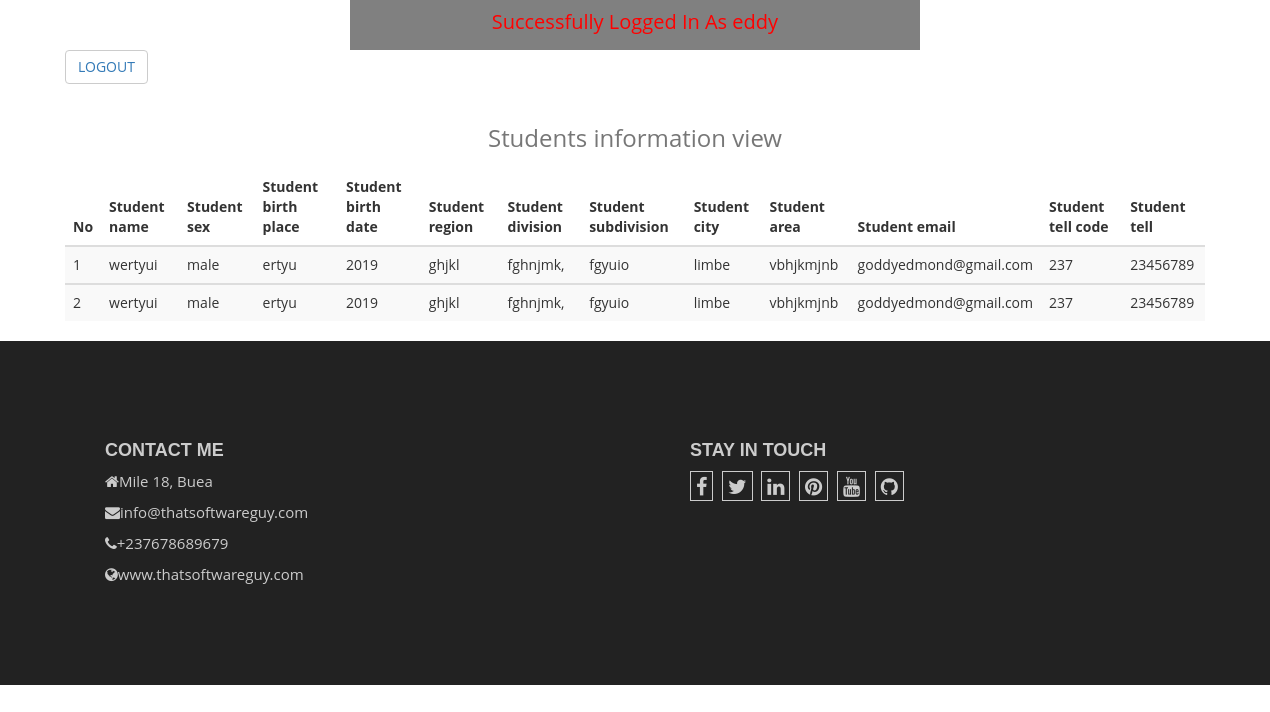
The app's page /student_info.php (signed in) with its own data.
### tables this page shows
CREATE TABLE `register_tb` (
  `id` int(255) NOT NULL,
  `Student_name` varchar(250) NOT NULL,
  `Sex` varchar(10) NOT NULL,
  `Student_birth_place` varchar(250) NOT NULL,
  `Student_birth_date` year(4) NOT NULL,
  `Student_region` varchar(50) NOT NULL,
  `Student_division` varchar(50) NOT NULL,
  `Student_subdivision` varchar(50) NOT NULL,
  `Student_city` varchar(50) NOT NULL,
  `Student_area` varchar(50) NOT NULL,
  `Student_email` varchar(50) NOT NULL,
  `Student_tell_code` int(50) NOT NULL,
  `Student_tell` int(50) NOT NULL,
  `Father_name` varchar(255) NOT NULL,
  `Father_code` int(10) NOT NULL,
  `Father_tell` int(50) NOT NULL,
  `Father_birth_place` varchar(250) NOT NULL,
  `Father_occupation` varchar(50) NOT NULL,
  `Mother_name` varchar(255) NOT NULL,
  `Mother_code` int(10) NOT NULL,
  `Mother_tell` int(50) NOT NULL,
  `Mother_birth_place` varchar(255) NOT NULL,
  `Mother_occupation` varchar(255) NOT NULL,
  `Gardian_name` varchar(255) NOT NULL,
  `Gardian_code` int(10) NOT NULL,
  `Gardian_tell` int(50) NOT NULL,
  `Gardian_birth_place` varchar(255) NOT NULL,
  `Gardian_occupation` varchar(255) NOT NULL
);

### student_info.php (the view, shortened to what this page needs)
<!DOCTYPE html>
<html>
<head>
    <link href="dist/css/bootstrap.min.css" rel="stylesheet">
    <link rel="stylesheet" type="text/css" href="font-awesome-4.6.3/css/font-awesome.min.css">
    <link href="dist/css/Students.css" rel="stylesheet">
    <link href="dist/css/animate.min.css" rel="stylesheet">
</head>
<body>
     <div class="container">
       <div style="color: red; margin-right: auto !important; margin-left: auto !important; text-align: center !important; font-size: 20px; width: 50%; height: 50px; background: gray; line-height: 220%;">
        <marquee> Successfully Logged In As <?php echo $_SESSION["user_name"]; ?> </marquee>
       </div>
       <div>
         <button  class="btn btn-default" style=""><a href="logout.php">Logout</a></button>
       </div>
     </div>
  	 <div class="container" style="margin-top:1%;">
      <table class="table table-striped">
        <caption style="text-align: center;"><h3>Students information view</h3></caption>
        <thead>
          <tr>
            <th>No</th>
            <th>Student name</th>
            <th>Student sex</th>
            <th>Student birth place</th>
            <th>Student birth date</th>
            <th>Student region</th>
            <th>Student division</th>
            <th>Student subdivision</th>
            <th>Student city</th>
            <th>Student area</th>
            <th>Student email</th>
            <th>Student tell code</th>
            <th>Student tell</th>
          </tr>
        </thead>
<?php
$connect = mysqli_connect("localhost", "root", "", "project") or die("Unable to connect to database " . mysqli_error($connect));
$query = "SELECT * FROM register_tb";
$result = mysqli_query($connect, $query) or die("Query error");
$i = 1;
while ($row = mysqli_fetch_array($result)) {
?>
        <tbody>
        	<tr>
        		<td><?php echo $i++; ?></td>
        		<td> <?php echo $row["Student_name"] ?> </td>
        		<td> <?php echo $row["Sex"] ?> </td>
        		<td> <?php echo $row["Student_birth_place"] ?> </td>
        		<td> <?php echo $row["Student_birth_date"] ?> </td>
        		<td> <?php echo $row["Student_region"] ?> </td>
        		<td> <?php echo $row["Student_division"] ?> </td>
        		<td> <?php echo $row["Student_subdivision"] ?> </td>
        		<td> <?php echo $row["Student_city"] ?> </td>
        		<td> <?php echo $row["Student_area"] ?> </td>
        		<td> <?php echo $row["Student_email"] ?> </td>
        		<td> <?php echo $row["Student_tell_code"] ?> </td>
        		<td> <?php echo $row["Student_tell"] ?> </td>
        	</tr>
        </tbody>
<?php
}
?>
      </table>
    </div>
    <div id="Footer" class="Footer">
       <div class="container">
          <div class="row">
             <div class="col-lg-6 col-md-6" >
               <h4>Contact Me</h4>
               <p><i class="fa fa-home" aria-hidden="true"></i>Mile 18, Buea</p>
               <p><i class="fa fa-envelope" aria-hidden="true"></i>info@thatsoftwareguy.com</p>
               <p><i class="fa fa-phone" aria-hidden="true"></i>+237678689679</p>
               <p><i class="fa fa-globe" aria-hidden="true"></i>www.thatsoftwareguy.com</p>
             </div>
             <div class="col-lg-6 col-md-6" >
               <h4>Stay in touch</h4>
               <i class="social fa fa-facebook" aria-hidden="true"></i>
               <i class="social fa fa-twitter" aria-hidden="true"></i>
               <i class="social fa fa-linkedin" aria-hidden></i>
               <i class="social fa fa-pinterest" aria-hidden="true"></i>
               <i class="social fa fa-youtube" aria-hidden="true"></i>
               <i class="social fa fa-github" aria-hiiden="true"></i>
             </div>
          </div>
       </div>
    </div>
</body>
</html>

### records on screen
register_tb: Student_name "wertyui", Sex "male", Student_birth_place "ertyu", Student_birth_date "2019", Student_region "ghjkl", Student_division "fghnjmk,", Student_subdivision "fgyuio", Student_city "limbe", Student_area "vbhjkmjnb", Student_email "goddyedmond@gmail.com", Student_tell_code "237", Student_tell "23456789"
register_tb: Student_name "wertyui", Sex "male", Student_birth_place "ertyu", Student_birth_date "2019", Student_region "ghjkl", Student_division "fghnjmk,", Student_subdivision "fgyuio", Student_city "limbe", Student_area "vbhjkmjnb", Student_email "goddyedmond@gmail.com", Student_tell_code "237", Student_tell "23456789"

### other values on screen
$_SESSION["user_name"] "eddy"
